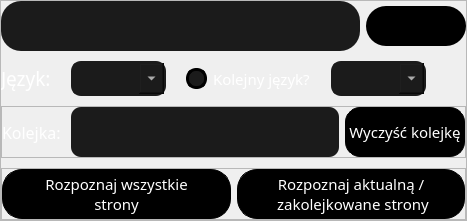
                  <widget class="QFrame" name="FrameCongentUPOptionsPDF">
                   <property name="sizePolicy">
                    <sizepolicy hsizetype="Preferred" vsizetype="Minimum">
                     <horstretch>0</horstretch>
                     <verstretch>0</verstretch>
                    </sizepolicy>
                   </property>
                   <property name="maximumSize">
                    <size>
                     <width>16777215</width>
                     <height>262</height>
                    </size>
                   </property>
                   <property name="frameShape">
                    <enum>QFrame::StyledPanel</enum>
                   </property>
                   <property name="frameShadow">
                    <enum>QFrame::Raised</enum>
                   </property>
                   <layout class="QVBoxLayout" name="verticalLayout_19">
                    <property name="spacing">
                     <number>10</number>
                    </property>
                    <property name="leftMargin">
                     <number>0</number>
                    </property>
                    <property name="topMargin">
                     <number>0</number>
                    </property>
                    <property name="rightMargin">
                     <number>0</number>
                    </property>
                    <property name="bottomMargin">
                     <number>0</number>
                    </property>
                    <item>
                     <widget class="QFrame" name="FrameOpenFilePDF">
                      <property name="sizePolicy">
                       <sizepolicy hsizetype="Minimum" vsizetype="Minimum">
                        <horstretch>0</horstretch>
                        <verstretch>0</verstretch>
                       </sizepolicy>
                      </property>
                      <property name="minimumSize">
                       <size>
                        <width>0</width>
                        <height>40</height>
                       </size>
                      </property>
                      <property name="maximumSize">
                       <size>
                        <width>16777215</width>
                        <height>78</height>
                       </size>
                      </property>
                      <property name="frameShape">
                       <enum>QFrame::NoFrame</enum>
                      </property>
                      <property name="frameShadow">
                       <enum>QFrame::Raised</enum>
                      </property>
                      <layout class="QHBoxLayout" name="horizontalLayout_33">
                       <property name="leftMargin">
                        <number>0</number>
                       </property>
                       <property name="topMargin">
                        <number>0</number>
                       </property>
                       <property name="rightMargin">
                        <number>0</number>
                       </property>
                       <property name="bottomMargin">
                        <number>0</number>
                       </property>
                       <item>
                        <widget class="QPlainTextEdit" name="plainTextEditFilePathPDF">
                         <property name="minimumSize">
                          <size>
                           <width>200</width>
                           <height>40</height>
                          </size>
                         </property>
                         <property name="maximumSize">
                          <size>
                           <width>16777215</width>
                           <height>50</height>
                          </size>
                         </property>
                         <property name="font">
                          <font>
                           <family>Impact</family>
                           <pointsize>10</pointsize>
                          </font>
                         </property>
                         <property name="styleSheet">
                          <string notr="true">background-color: rgb(27, 27, 27);
color: rgb(255, 255, 255);
 border-radius:20px;</string>
                         </property>
                         <property name="frameShape">
                          <enum>QFrame::NoFrame</enum>
                         </property>
                         <property name="readOnly">
                          <bool>true</bool>
                         </property>
                        </widget>
                       </item>
                       <item>
                        <widget class="QPushButton" name="btnChooseFIlesPDF">
                         <property name="minimumSize">
                          <size>
                           <width>100</width>
                           <height>40</height>
                          </size>
                         </property>
                         <property name="font">
                          <font>
                           <weight>75</weight>
                           <bold>true</bold>
                           <kerning>true</kerning>
                          </font>
                         </property>
                         <property name="contextMenuPolicy">
                          <enum>Qt::DefaultContextMenu</enum>
                         </property>
                         <property name="autoFillBackground">
                          <bool>false</bool>
                         </property>
                         <property name="styleSheet">
                          <string notr="true">QPushButton{
	color: rgb(255, 255, 255);
	background-color: rgb(0, 0, 0);
	border: 0px solid;
 border-radius:20px;


}

QPushButton:hover{
background-color: rgb(85, 170, 255);
}</string>
                         </property>
                         <property name="text">
                          <string/>
                         </property>
                         <property name="icon">
                          <iconset>
                           <normaloff>Icons/computer-folder-open.png</normaloff>Icons/computer-folder-open.png</iconset>
                         </property>
                         <property name="iconSize">
                          <size>
                           <width>50</width>
                           <height>50</height>
                          </size>
                         </property>
                         <property name="autoRepeat">
                          <bool>false</bool>
                         </property>
                        </widget>
                       </item>
                      </layout>
                     </widget>
                    </item>
                    <item>
                     <widget class="QFrame" name="FrameSelectLanguagePDF">
                      <property name="sizePolicy">
                       <sizepolicy hsizetype="Preferred" vsizetype="Minimum">
                        <horstretch>0</horstretch>
                        <verstretch>0</verstretch>
                       </sizepolicy>
                      </property>
                      <property name="maximumSize">
                       <size>
                        <width>16777215</width>
                        <height>57</height>
                       </size>
                      </property>
                      <property name="frameShape">
                       <enum>QFrame::NoFrame</enum>
                      </property>
                      <property name="frameShadow">
                       <enum>QFrame::Raised</enum>
                      </property>
                      <layout class="QHBoxLayout" name="horizontalLayout_28">
                       <property name="spacing">
                        <number>20</number>
                       </property>
                       <property name="leftMargin">
                        <number>0</number>
                       </property>
                       <property name="topMargin">
                        <number>0</number>
                       </property>
                       <property name="rightMargin">
                        <number>0</number>
                       </property>
                       <property name="bottomMargin">
                        <number>0</number>
                       </property>
                       <item>
                        <layout class="QHBoxLayout" name="horizontalLayout_30">
                         <item>
                          <widget class="QLabel" name="label_5">
                           <property name="font">
                            <font>
                             <family>Impact</family>
                             <pointsize>11</pointsize>
                            </font>
                           </property>
                           <property name="styleSheet">
                            <string notr="true">color: rgb(255, 255, 255);</string>
                           </property>
                           <property name="text">
                            <string>&lt;html&gt;&lt;head/&gt;&lt;body&gt;&lt;p&gt;&lt;span style=&quot; font-size:14pt;&quot;&gt;Język:&lt;/span&gt;&lt;/p&gt;&lt;/body&gt;&lt;/html&gt;</string>
                           </property>
                          </widget>
                         </item>
                         <item>
                          <widget class="QComboBox" name="comboBoxLanguagePDF">
                           <property name="minimumSize">
                            <size>
                             <width>50</width>
                             <height>35</height>
                            </size>
                           </property>
                           <property name="font">
                            <font>
                             <family>Impact</family>
                             <pointsize>10</pointsize>
                            </font>
                           </property>
                           <property name="styleSheet">
                            <string notr="true">QComboBox{
color:rgb(255, 255, 255);
	background-color: rgb(27, 27, 27);
	border-radius: 10px;
	border: 2px solid rgb(27, 27, 27);
	padding: 5px;
	padding-left: 10px;
}
QComboBox:hover{
	border: 2px solid rgb(27, 27, 27);
}
QComboBox::drop-down {
color:rgb(255, 255, 255);

	width: 25px; 

 }

QComboBox QAbstractItemView {
	color: rgb(255, 255, 255);
	background-color: rgb(27, 27, 27);
	padding: 10px;
	selection-background-color: rgb(27, 27, 27);
}</string>
                           </property>
                          </widget>
                         </item>
                        </layout>
                       </item>
                       <item>
                        <widget class="QCheckBox" name="checkBoxSecondLanguagePDF">
                         <property name="font">
                          <font>
                           <family>Impact</family>
                           <pointsize>11</pointsize>
                          </font>
                         </property>
                         <property name="styleSheet">
                          <string notr="true">QCheckBox {
color: rgb(255, 255, 255);
}


QCheckBox::indicator {
   border: 3px solid rgb(0, 0, 0);
width: 15px;
height: 15px;
	border-radius: 10px;
 background: rgb(27, 27, 27);
}
QCheckBox::indicator:hover {
    border: 3px solid rgb(0, 0, 0);
color: rgb(85, 170, 255);
}
QCheckBox::indicator:checked {
    background: 3px solid rgb(85, 170, 255);
	border: 3px solid rgb(0, 0, 0);
}</string>
                         </property>
                         <property name="text">
                          <string>Kolejny język?</string>
                         </property>
                        </widget>
                       </item>
                       <item>
                        <layout class="QHBoxLayout" name="horizontalLayout_31">
                         <item>
                          <widget class="QComboBox" name="comboBoxSecondLanguagePDF">
                           <property name="minimumSize">
                            <size>
                             <width>50</width>
                             <height>35</height>
                            </size>
                           </property>
                           <property name="font">
                            <font>
                             <family>Impact</family>
                             <pointsize>10</pointsize>
                            </font>
                           </property>
                           <property name="styleSheet">
                            <string notr="true">QComboBox{
color:rgb(255, 255, 255);
	background-color: rgb(27, 27, 27);
	border-radius: 10px;
	border: 2px solid rgb(27, 27, 27);
	padding: 5px;
	padding-left: 10px;
}
QComboBox:hover{
	border: 2px solid rgb(27, 27, 27);
}
QComboBox::drop-down {
color:rgb(255, 255, 255);

	width: 25px; 

 }

QComboBox QAbstractItemView {
	color: rgb(255, 255, 255);
	background-color: rgb(27, 27, 27);
	padding: 10px;
	selection-background-color: rgb(27, 27, 27);
}</string>
                           </property>
                          </widget>
                         </item>
                         <item>
                          <spacer name="horizontalSpacer_2">
                           <property name="orientation">
                            <enum>Qt::Horizontal</enum>
                           </property>
                           <property name="sizeHint" stdset="0">
                            <size>
                             <width>40</width>
                             <height>20</height>
                            </size>
                           </property>
                          </spacer>
                         </item>
                        </layout>
                       </item>
                      </layout>
                     </widget>
                    </item>
                    <item>
                     <widget class="QFrame" name="FrameQueue_2">
                      <property name="sizePolicy">
                       <sizepolicy hsizetype="Expanding" vsizetype="Expanding">
                        <horstretch>0</horstretch>
                        <verstretch>0</verstretch>
                       </sizepolicy>
                      </property>
                      <property name="minimumSize">
                       <size>
                        <width>0</width>
                        <height>30</height>
                       </size>
                      </property>
                      <property name="maximumSize">
                       <size>
                        <width>16777215</width>
                        <height>1000</height>
                       </size>
                      </property>
                      <property name="frameShape">
                       <enum>QFrame::StyledPanel</enum>
                      </property>
                      <property name="frameShadow">
                       <enum>QFrame::Raised</enum>
                      </property>
                      <layout class="QHBoxLayout" name="horizontalLayout_16">
                       <property name="leftMargin">
                        <number>0</number>
                       </property>
                       <property name="topMargin">
                        <number>0</number>
                       </property>
                       <property name="rightMargin">
                        <number>0</number>
                       </property>
                       <property name="bottomMargin">
                        <number>0</number>
                       </property>
                       <item>
                        <widget class="QLabel" name="label_8">
                         <property name="maximumSize">
                          <size>
                           <width>70</width>
                           <height>16777215</height>
                          </size>
                         </property>
                         <property name="font">
                          <font>
                           <family>Impact</family>
                           <pointsize>12</pointsize>
                          </font>
                         </property>
                         <property name="styleSheet">
                          <string notr="true">color: rgb(255, 255, 255);</string>
                         </property>
                         <property name="text">
                          <string>Kolejka: </string>
                         </property>
                        </widget>
                       </item>
                       <item>
                        <widget class="QTextEdit" name="textEditQueuePDF">
                         <property name="sizePolicy">
                          <sizepolicy hsizetype="Expanding" vsizetype="Minimum">
                           <horstretch>0</horstretch>
                           <verstretch>0</verstretch>
                          </sizepolicy>
                         </property>
                         <property name="minimumSize">
                          <size>
                           <width>0</width>
                           <height>25</height>
                          </size>
                         </property>
                         <property name="maximumSize">
                          <size>
                           <width>16777215</width>
                           <height>50</height>
                          </size>
                         </property>
                         <property name="font">
                          <font>
                           <family>Impact</family>
                           <pointsize>10</pointsize>
                          </font>
                         </property>
                         <property name="styleSheet">
                          <string notr="true">QTextEdit {
background-color: rgb(27, 27, 27);
color: rgb(255, 255, 255);
 border-radius:10px;}

QScrollBar:vertical {
border: none;
 background: rgb(27, 27, 27);
width: 14px;
margin: 5px 0 5px 0;
border-radius: 0px;
}
QScrollBar::handle:vertical {
background: rgb(0, 0, 0);
min-height: 25px;
border-radius: 7px
 }
QScrollBar::add-line:vertical {
     border: none;
   background: rgb(27, 27, 27);
    height: 10px;
  subcontrol-position: bottom;
border-bottom-right-radius: 10px;
 subcontrol-origin: margin;
}
QScrollBar::sub-line:vertical {
	border: none;
   background:rgb(27, 27, 27);
     height: 20px;
border-top-right-radius: 10px;
    subcontrol-position: top;
  subcontrol-origin: margin;
 }
QScrollBar::up-arrow:vertical, QScrollBar::down-arrow:vertical {
     background: none;
}

QScrollBar::add-page:vertical, QScrollBar::sub-page:vertical {
     background: none;
 }</string>
                         </property>
                         <property name="frameShape">
                          <enum>QFrame::NoFrame</enum>
                         </property>
                         <property name="sizeAdjustPolicy">
                          <enum>QAbstractScrollArea::AdjustToContentsOnFirstShow</enum>
                         </property>
                         <property name="readOnly">
                          <bool>true</bool>
                         </property>
                         <property name="cursorWidth">
                          <number>1</number>
                         </property>
                        </widget>
                       </item>
                       <item>
                        <widget class="QPushButton" name="btnClearQueuePDF">
                         <property name="sizePolicy">
                          <sizepolicy hsizetype="Minimum" vsizetype="Expanding">
                           <horstretch>0</horstretch>
                           <verstretch>0</verstretch>
                          </sizepolicy>
                         </property>
                         <property name="minimumSize">
                          <size>
                           <width>120</width>
                           <height>35</height>
                          </size>
                         </property>
                         <property name="maximumSize">
                          <size>
                           <width>50</width>
                           <height>50</height>
                          </size>
                         </property>
                         <property name="font">
                          <font>
                           <family>Impact</family>
                           <pointsize>11</pointsize>
                           <weight>50</weight>
                           <bold>false</bold>
                           <kerning>true</kerning>
                          </font>
                         </property>
                         <property name="contextMenuPolicy">
                          <enum>Qt::DefaultContextMenu</enum>
                         </property>
                         <property name="autoFillBackground">
                          <bool>false</bool>
                         </property>
                         <property name="styleSheet">
                          <string notr="true">QPushButton{
	color: rgb(255, 255, 255);
	background-color: rgb(0, 0, 0);
	border: 0px solid;
 border-style: solid;
 border-width:1px;
 border-radius:15px;


}
QPushButton:hover{
background-color: rgb(85, 170, 255);
}</string>
                         </property>
                         <property name="text">
                          <string>Wyczyść kolejkę</string>
                         </property>
                         <property name="iconSize">
                          <size>
                           <width>30</width>
                           <height>30</height>
                          </size>
                         </property>
                         <property name="autoRepeat">
                          <bool>false</bool>
                         </property>
                        </widget>
                       </item>
                      </layout>
                     </widget>
                    </item>
                    <item>
                     <widget class="QFrame" name="FrameRecognizeAllBtn">
                      <property name="sizePolicy">
                       <sizepolicy hsizetype="Preferred" vsizetype="Minimum">
                        <horstretch>0</horstretch>
                        <verstretch>0</verstretch>
                       </sizepolicy>
                      </property>
                      <property name="maximumSize">
                       <size>
                        <width>16777215</width>
                        <height>123</height>
                       </size>
                      </property>
                      <property name="frameShape">
                       <enum>QFrame::StyledPanel</enum>
                      </property>
                      <property name="frameShadow">
                       <enum>QFrame::Raised</enum>
                      </property>
                      <layout class="QHBoxLayout" name="horizontalLayout_29">
                       <property name="leftMargin">
                        <number>0</number>
                       </property>
                       <property name="topMargin">
                        <number>0</number>
                       </property>
                       <property name="rightMargin">
                        <number>0</number>
                       </property>
                       <property name="bottomMargin">
                        <number>0</number>
                       </property>
                       <item>
                        <widget class="QPushButton" name="btnRecognizeAllPDF">
                         <property name="sizePolicy">
                          <sizepolicy hsizetype="Expanding" vsizetype="Expanding">
                           <horstretch>0</horstretch>
                           <verstretch>0</verstretch>
                          </sizepolicy>
                         </property>
                         <property name="minimumSize">
                          <size>
                           <width>0</width>
                           <height>50</height>
                          </size>
                         </property>
                         <property name="maximumSize">
                          <size>
                           <width>16777215</width>
                           <height>100</height>
                          </size>
                         </property>
                         <property name="font">
                          <font>
                           <family>Impact</family>
                           <pointsize>11</pointsize>
                           <weight>50</weight>
                           <bold>false</bold>
                           <kerning>true</kerning>
                          </font>
                         </property>
                         <property name="contextMenuPolicy">
                          <enum>Qt::DefaultContextMenu</enum>
                         </property>
                         <property name="autoFillBackground">
                          <bool>false</bool>
                         </property>
                         <property name="styleSheet">
                          <string notr="true">QPushButton{
	color: rgb(255, 255, 255);
	background-color: rgb(0, 0, 0);
border: 0px solid;
 border-style: solid;
 border-width:1px;
 border-radius:20px;
}

QPushButton:hover{
background-color: rgb(85, 170, 255);
}</string>
                         </property>
                         <property name="text">
                          <string>Rozpoznaj wszystkie 
strony</string>
                         </property>
                         <property name="autoRepeat">
                          <bool>false</bool>
                         </property>
                         <property name="flat">
                          <bool>false</bool>
                         </property>
                        </widget>
                       </item>
                       <item>
                        <widget class="QPushButton" name="btnRecognizeCurrentPDF">
                         <property name="sizePolicy">
                          <sizepolicy hsizetype="Expanding" vsizetype="Expanding">
                           <horstretch>0</horstretch>
                           <verstretch>0</verstretch>
                          </sizepolicy>
                         </property>
                         <property name="minimumSize">
                          <size>
                           <width>0</width>
                           <height>40</height>
                          </size>
                         </property>
                         <property name="maximumSize">
                          <size>
                           <width>16777215</width>
                           <height>100</height>
                          </size>
                         </property>
                         <property name="font">
                          <font>
                           <family>Impact</family>
                           <pointsize>11</pointsize>
                           <weight>50</weight>
                           <bold>false</bold>
                           <kerning>true</kerning>
                          </font>
                         </property>
                         <property name="contextMenuPolicy">
                          <enum>Qt::DefaultContextMenu</enum>
                         </property>
                         <property name="toolTip">
                          <string notr="true"/>
                         </property>
                         <property name="autoFillBackground">
                          <bool>false</bool>
                         </property>
                         <property name="styleSheet">
                          <string notr="true">QPushButton{
	color: rgb(255, 255, 255);
	background-color: rgb(0, 0, 0);
	border: 0px solid;
 border-style: solid;
 border-width:1px;
 border-radius:20px;


}

QPushButton:hover{
background-color: rgb(85, 170, 255);
}</string>
                         </property>
                         <property name="text">
                          <string>Rozpoznaj aktualną / 
 zakolejkowane strony</string>
                         </property>
                         <property name="autoRepeat">
                          <bool>false</bool>
                         </property>
                        </widget>
                       </item>
                      </layout>
                     </widget>
                    </item>
                   </layout>
                  </widget>
